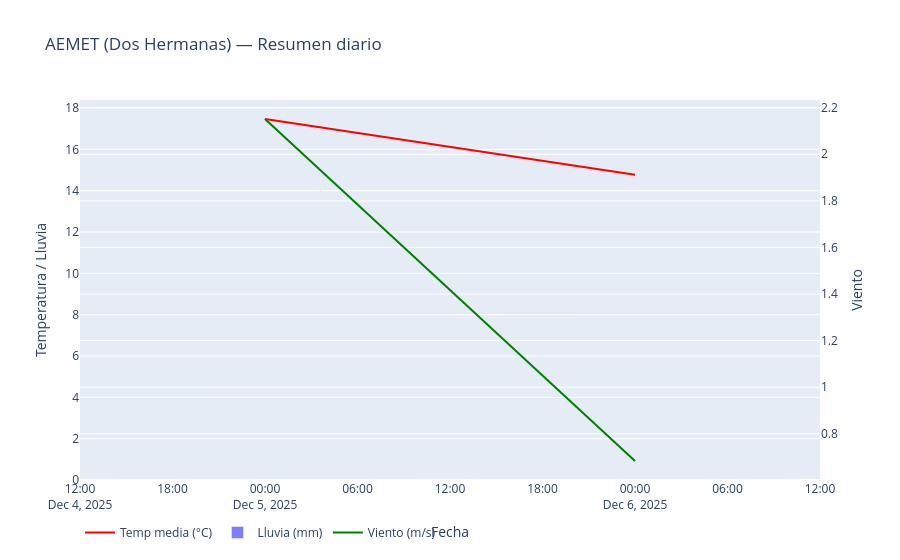

Notebook source saved alongside this figure:
### Code cell
import plotly.graph_objects as go, plotly.io as pio, os
pio.renderers.default = "vscode" if "VSCODE_PID" in os.environ else "notebook_connected"

res = df.groupby("fecha").agg(temp_media=("ta","mean"),
                              lluvia_total=("prec","sum"),
                              viento_medio=("vv","mean")).reset_index()

fig = go.Figure()
fig.add_trace(go.Scatter(x=res["fecha"], y=res["temp_media"], name="Temp media (°C)",
                         mode="lines", line=dict(color="red")))
fig.add_trace(go.Bar(x=res["fecha"], y=res["lluvia_total"], name="Lluvia (mm)",
                     marker_color="blue", opacity=0.5))
fig.add_trace(go.Scatter(x=res["fecha"], y=res["viento_medio"], name="Viento (m/s)",
                         mode="lines", line=dict(color="green"), yaxis="y2"))

fig.update_layout(title="AEMET (Dos Hermanas) — Resumen diario",
                  xaxis_title="Fecha",
                  yaxis_title="Temperatura / Lluvia",
                  yaxis2=dict(title="Viento", overlaying='y', side='right'),
                  legend=dict(orientation="h"))
fig.show()

# Guardar interactivo
fig.write_html("../reports/resumen_interactivo.html", include_plotlyjs="cdn")
print("✅ HTML -> ../reports/resumen_interactivo.html")

### Figure 1 — Plotly figure (JSON) as saved in the notebook; plotly's stock layout.template omitted (floating-point values rounded to 4 significant figures)
{"data": [{"line": {"color": "red"}, "mode": "lines", "name": "Temp media (°C)", "type": "scatter", "x": ["2025-12-05T00:00:00", "2025-12-06T00:00:00"], "y": [17.47, 14.77]}, {"marker": {"color": "blue"}, "name": "Lluvia (mm)", "opacity": 0.5, "type": "bar", "x": ["2025-12-05T00:00:00", "2025-12-06T00:00:00"], "y": [0.0, 0.0]}, {"line": {"color": "green"}, "mode": "lines", "name": "Viento (m/s)", "type": "scatter", "x": ["2025-12-05T00:00:00", "2025-12-06T00:00:00"], "y": [2.152, 0.6833], "yaxis": "y2"}], "layout": {"legend": {"orientation": "h"}, "title": {"text": "AEMET (Dos Hermanas) — Resumen diario"}, "xaxis": {"title": {"text": "Fecha"}}, "yaxis": {"title": {"text": "Temperatura / Lluvia"}}, "yaxis2": {"overlaying": "y", "side": "right", "title": {"text": "Viento"}}}}
